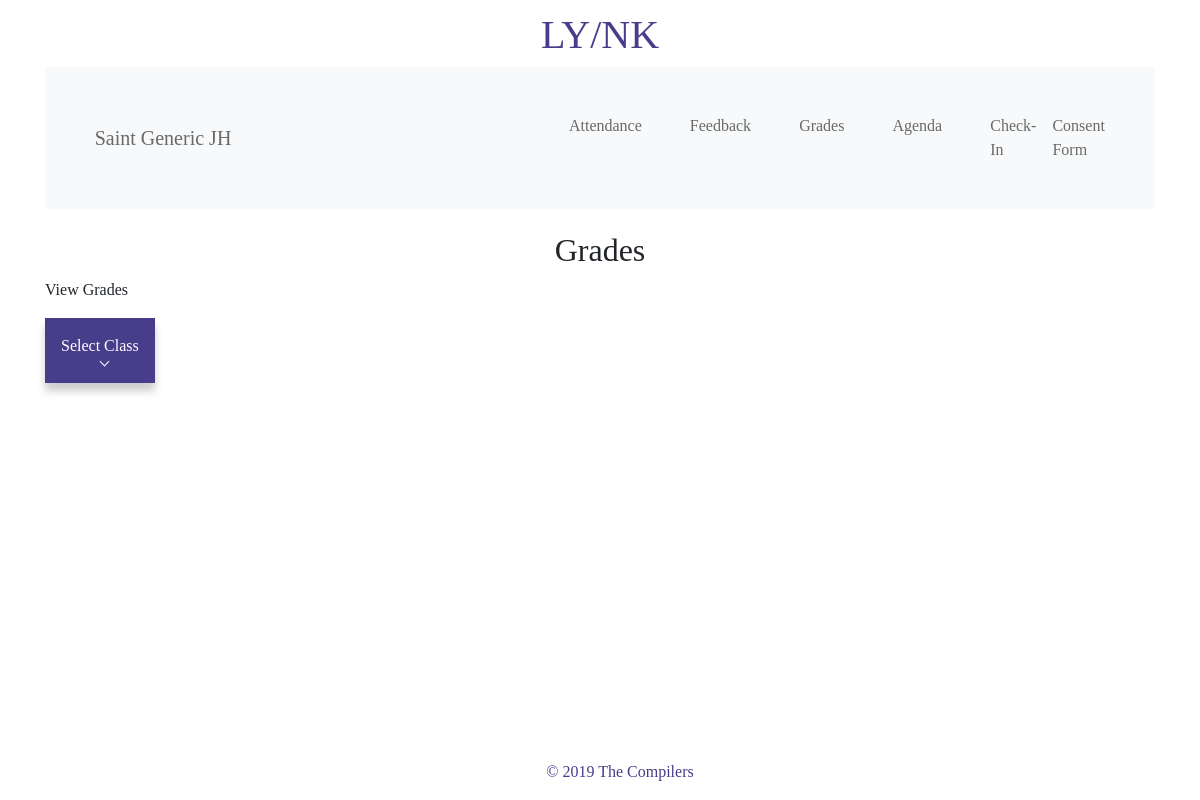
The page /student_grade/1/ on the database as committed earlier.
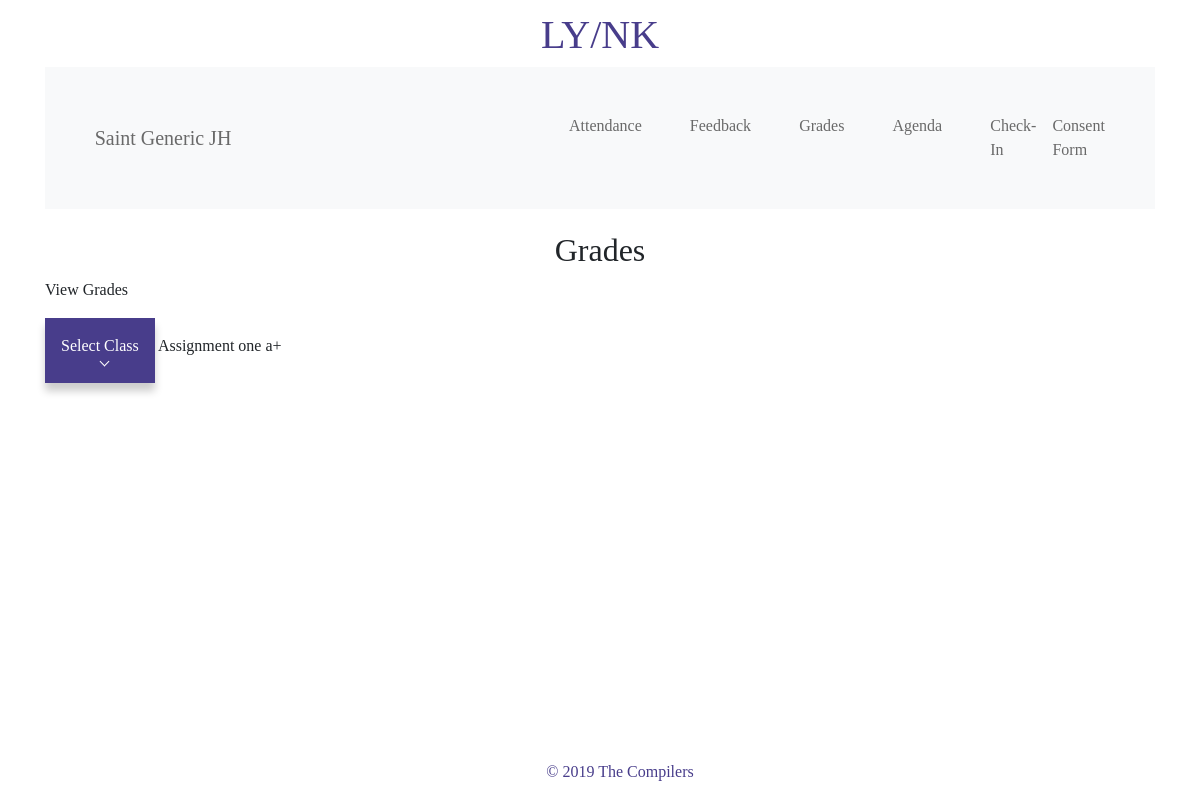
The same page on the database as committed later.
### compillerwebsite/models.py (models this page shows, shortened)
class Grade(models.Model):
    assignment = models.ForeignKey(Assignment, on_delete=models.CASCADE)
    student = models.ForeignKey(Student, on_delete=models.CASCADE)
    ASSIGNMENT_GRADES = (
        ('a+', "A+"), ('a', "A"), ('a-', "A-"),
        ('b+', "B+"), ('b', "B"), ('b-', "B-"),
        ('c+', "C+"), ('c', "C"), ('c-', "C-"),
        ('d+', "D+"), ('d', "D"), ('d-', "D-"),
        ('f', "F")
    )
    points = models.FloatField()
    letter_grade = models.CharField(choices=ASSIGNMENT_GRADES, max_length=3, default="A+")

class Assignment(models.Model):
    title = models.CharField(max_length=1000)
    subject = models.CharField(max_length=1000)
    description = models.TextField()
    requirements = models.CharField(max_length=1000, blank=True)
    deadline = models.DateField(auto_now=False, auto_now_add=False, null=True, blank=True)

### compillerwebsite/views.py (the view)
# urls.py: url(r'^student_grade/(?P<id>\d+)/$', views.student_grades, name='student_grade'),
def student_grades(request, id):
    grades = Grade.objects.filter(id=id)
    context = {
        'grades': grades
    }
    return render(request, 'parentGrades.html', context)

### templates/parentGrades.html (shortened to what this page needs)
{% extends "base.html" %}
{% block content %}
    <nav class="navbar navbar-expand-sm bg-light">
            <a class="navbar-brand" href="/parentHome">Saint Generic JH</a>
            <ul class="navbar-nav">
                <li class="nav-item">
                    <a class="nav-link" href="/parentAttendance">Attendance</a>
                </li>
                <li class="nav-item">
                    <a class="nav-link" href="/parentFeedback">Feedback</a>
                </li>
                <li class="nav-item">
                    <a class="nav-link" href="/parentGrades">Grades</a>
                </li>
                <li class="nav-item">
                    <a class="nav-link" href="/parentAgenda">Agenda</a>
                </li>
                <li class="nav-item">
                    <a class="nav-link" href="/parentCheckIn">Check-In</a>
                </li>
                <li class="nav-item">
                    <a class="nav-link" href="/parentConsent">Consent Form</a>
                </li>
            </ul>
    </nav>
    <h2>Grades</h2>
    <p>View Grades</p>
    <div class="dropdown">
        <button onclick="myFunction()" class="dropbtn">Select Class<i class="arrow down"></i></button>
    </div>
    {% for grades in grades %}
        {{ grades.assignment.title }}
        {{ grades.letter_grade }}
    {% endfor %}
{% endblock content %}

Rows that differ between the two databases and show on the page:
added Grade: assignment "Assignment one", letter_grade "a+"
